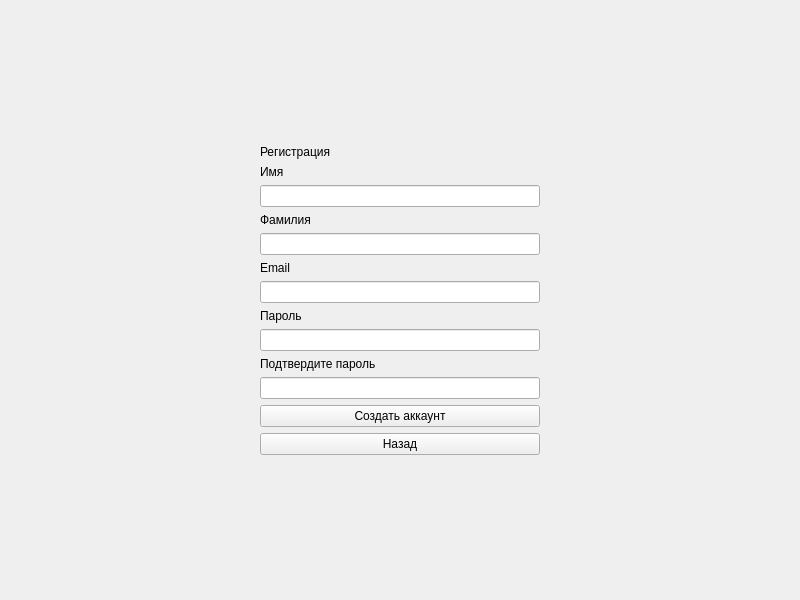
<?xml version="1.0" encoding="UTF-8"?>
<ui version="4.0">
 <class>RegisterForm</class>
 <widget class="QWidget" name="RegisterForm">
  <property name="geometry">
   <rect>
    <x>0</x>
    <y>0</y>
    <width>800</width>
    <height>600</height>
   </rect>
  </property>
  <property name="windowTitle">
   <string>Form</string>
  </property>
  <layout class="QGridLayout" name="gridLayout">
   <item row="0" column="1">
    <spacer name="verticalSpacer">
     <property name="orientation">
      <enum>Qt::Vertical</enum>
     </property>
     <property name="sizeType">
      <enum>QSizePolicy::Expanding</enum>
     </property>
     <property name="sizeHint" stdset="0">
      <size>
       <width>20</width>
       <height>40</height>
      </size>
     </property>
    </spacer>
   </item>
   <item row="3" column="1">
    <spacer name="verticalSpacer_2">
     <property name="orientation">
      <enum>Qt::Vertical</enum>
     </property>
     <property name="sizeType">
      <enum>QSizePolicy::Expanding</enum>
     </property>
     <property name="sizeHint" stdset="0">
      <size>
       <width>20</width>
       <height>40</height>
      </size>
     </property>
    </spacer>
   </item>
   <item row="2" column="2">
    <spacer name="horizontalSpacer_2">
     <property name="orientation">
      <enum>Qt::Horizontal</enum>
     </property>
     <property name="sizeType">
      <enum>QSizePolicy::Fixed</enum>
     </property>
     <property name="sizeHint" stdset="0">
      <size>
       <width>200</width>
       <height>20</height>
      </size>
     </property>
    </spacer>
   </item>
   <item row="2" column="0">
    <spacer name="horizontalSpacer">
     <property name="orientation">
      <enum>Qt::Horizontal</enum>
     </property>
     <property name="sizeType">
      <enum>QSizePolicy::Fixed</enum>
     </property>
     <property name="sizeHint" stdset="0">
      <size>
       <width>200</width>
       <height>20</height>
      </size>
     </property>
    </spacer>
   </item>
   <item row="2" column="1">
    <widget class="QWidget" name="widget" native="true">
     <layout class="QHBoxLayout" name="horizontalLayout">
      <item>
       <spacer name="horizontalSpacer_3">
        <property name="orientation">
         <enum>Qt::Horizontal</enum>
        </property>
        <property name="sizeType">
         <enum>QSizePolicy::Fixed</enum>
        </property>
        <property name="sizeHint" stdset="0">
         <size>
          <width>40</width>
          <height>20</height>
         </size>
        </property>
       </spacer>
      </item>
      <item>
       <layout class="QVBoxLayout" name="verticalLayout">
        <item>
         <widget class="QLabel" name="registerLabel">
          <property name="text">
           <string>Регистрация</string>
          </property>
         </widget>
        </item>
        <item>
         <widget class="QLabel" name="nameLabel">
          <property name="text">
           <string>Имя</string>
          </property>
         </widget>
        </item>
        <item>
         <widget class="QLineEdit" name="nameLineEdit"/>
        </item>
        <item>
         <widget class="QLabel" name="surnameLabel">
          <property name="text">
           <string>Фамилия</string>
          </property>
         </widget>
        </item>
        <item>
         <widget class="QLineEdit" name="surnameLineEdit"/>
        </item>
        <item>
         <widget class="QLabel" name="emailLabel">
          <property name="text">
           <string>Email</string>
          </property>
         </widget>
        </item>
        <item>
         <widget class="QLineEdit" name="emailLineEdit"/>
        </item>
        <item>
         <widget class="QLabel" name="passwordLabel">
          <property name="text">
           <string>Пароль</string>
          </property>
         </widget>
        </item>
        <item>
         <widget class="QLineEdit" name="passwordLineEdit"/>
        </item>
        <item>
         <widget class="QLabel" name="comfirmPasswordLabel">
          <property name="text">
           <string>Подтвердите пароль</string>
          </property>
         </widget>
        </item>
        <item>
         <widget class="QLineEdit" name="confirmPasswordLineEdit"/>
        </item>
        <item>
         <widget class="QPushButton" name="registerButton">
          <property name="text">
           <string>Создать аккаунт</string>
          </property>
         </widget>
        </item>
        <item>
         <widget class="QPushButton" name="backButton">
          <property name="text">
           <string>Назад</string>
          </property>
         </widget>
        </item>
       </layout>
      </item>
      <item>
       <spacer name="horizontalSpacer_4">
        <property name="orientation">
         <enum>Qt::Horizontal</enum>
        </property>
        <property name="sizeType">
         <enum>QSizePolicy::Fixed</enum>
        </property>
        <property name="sizeHint" stdset="0">
         <size>
          <width>40</width>
          <height>20</height>
         </size>
        </property>
       </spacer>
      </item>
     </layout>
    </widget>
   </item>
  </layout>
 </widget>
 <resources/>
 <connections/>
</ui>
